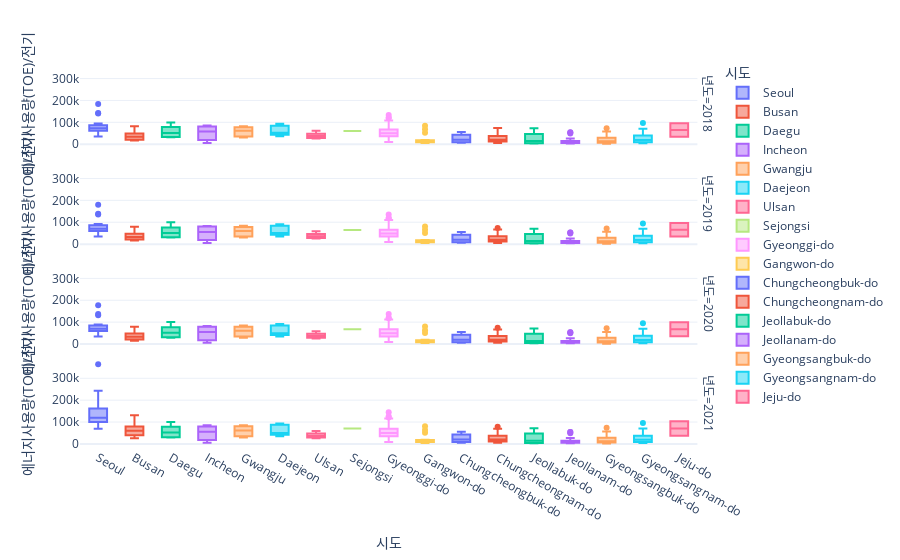

Notebook code cell kept with this figure:
### Code cell
df.plot.box(
    x='시도',y='에너지사용량(TOE)/전기',
    color='시도',
    facet_row='년도',
    hover_data=['지역','연면적'],
    height=1600
)
